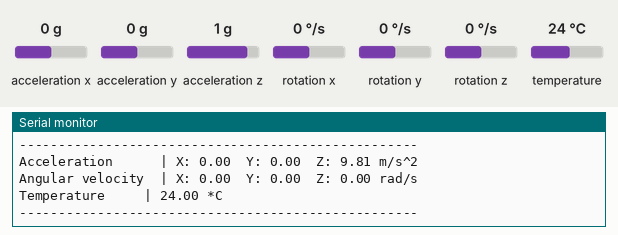
A program run on a simulated ESP32-S3. Parts: the last lines printed to the serial monitor. Inputs (shaded band) come from the test bench; at power-on: acceleration x 0 g, acceleration y 0 g, acceleration z 1 g, rotation x 0 °/s, rotation y 0 °/s, rotation z 0 °/s, temperature 24 °C.

Above: at 1.3 s.
1.4 s: acceleration x set to -1.4 g
2.9 s: acceleration y set to -1.4 g
4.4 s: acceleration z set to -1.4 g
5.9 s: rotation x set to -192 °/s
At 6.6 s:
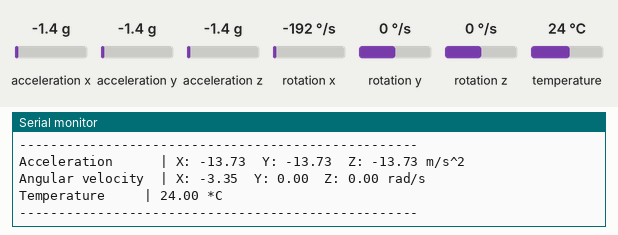
7.4 s: rotation y set to -192 °/s
At 8.1 s:
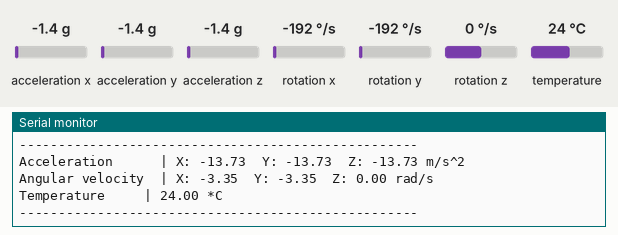

The program:

main.cpp
```cpp
#include <Arduino.h>
#include <Adafruit_MPU6050.h>
#include <Adafruit_Sensor.h>
#include <Wire.h>

Adafruit_MPU6050 mpu;

void setup() {
  Serial.begin(115200);
  while (!Serial)
    delay(10);

  Serial.println("Starting MPU6050");

  //Dùng chân SDA = 9, SCL = 8
  if (!mpu.begin()) {
    Serial.println("Check connection again");
    while (1) {
      delay(10);
    }
  }
  Serial.println("Success connect to MPU6050");

  //Cấu hình các thang đo cho Fall Detection
  mpu.setAccelerometerRange(MPU6050_RANGE_8_G);
  mpu.setGyroRange(MPU6050_RANGE_500_DEG);
  mpu.setFilterBandwidth(MPU6050_BAND_21_HZ);
}

void loop() {
  sensors_event_t a, g, temp;
  mpu.getEvent(&a, &g, &temp);

  Serial.print("Acceleration      | X: ");
  Serial.print(a.acceleration.x);
  Serial.print("  Y: ");
  Serial.print(a.acceleration.y);
  Serial.print("  Z: ");
  Serial.print(a.acceleration.z);
  Serial.println(" m/s^2");

  Serial.print("Angular velocity  | X: ");
  Serial.print(g.gyro.x);
  Serial.print("  Y: ");
  Serial.print(g.gyro.y);
  Serial.print("  Z: ");
  Serial.print(g.gyro.z);
  Serial.println(" rad/s");

  Serial.print("Temperature     | ");
  Serial.print(temp.temperature);
  Serial.println(" *C");
  Serial.println("---------------------------------------------------");

  delay(500);
}
```

Measured:
- after the input at 5.9 s, the serial monitor: prints a new line after 0.26 s (image 1)
- after the input at 7.4 s, the serial monitor: prints a new line after 0.30 s (image 2)
